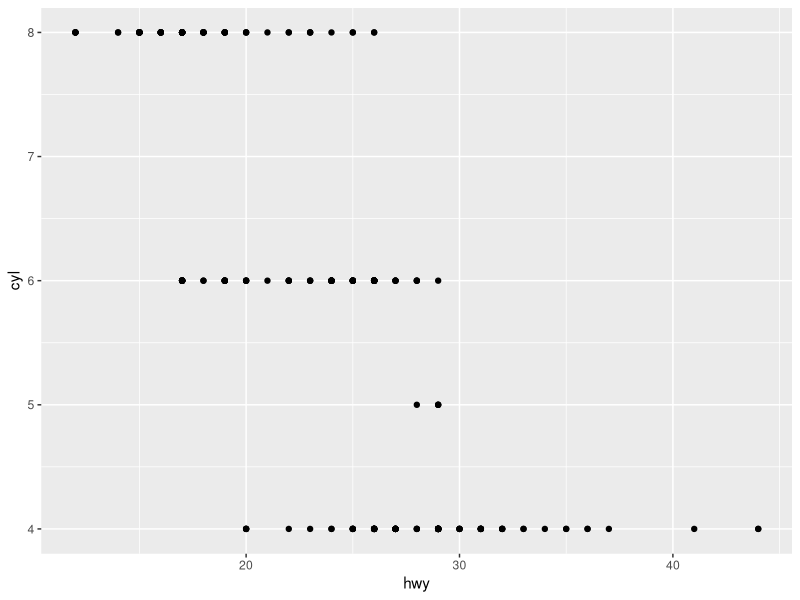
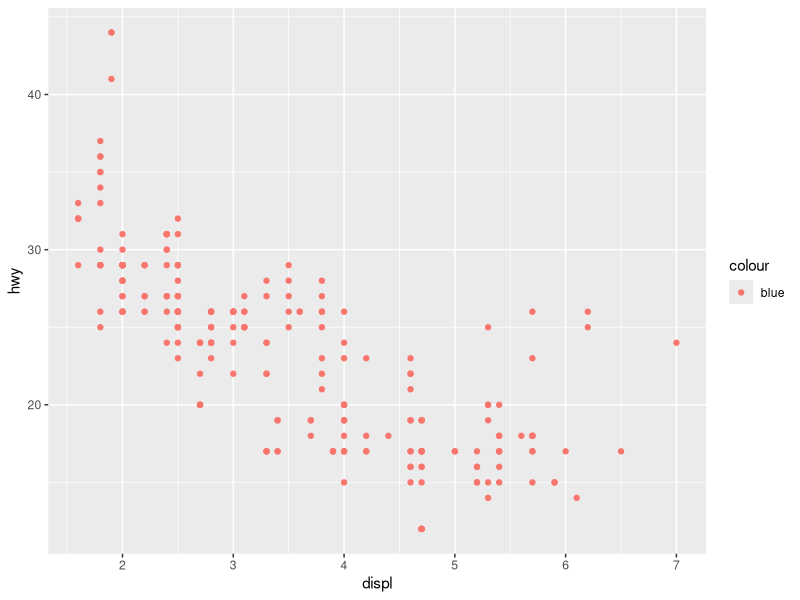
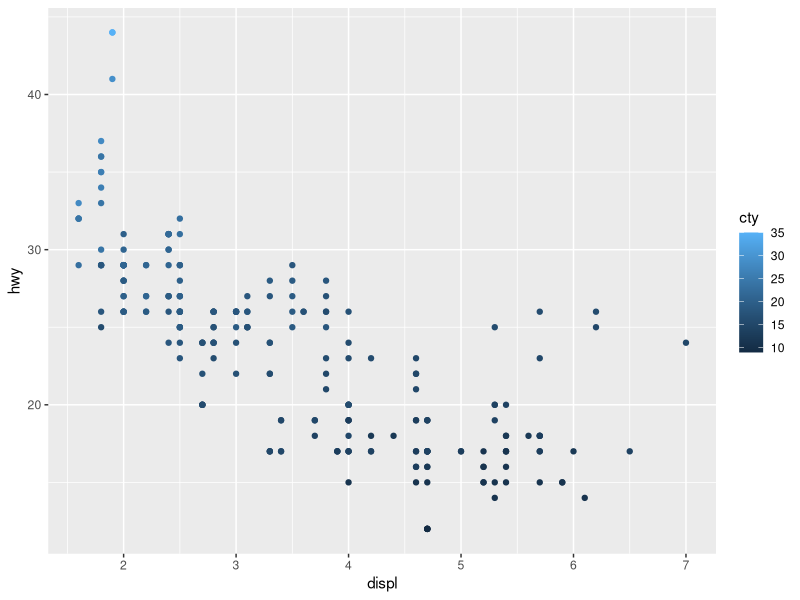
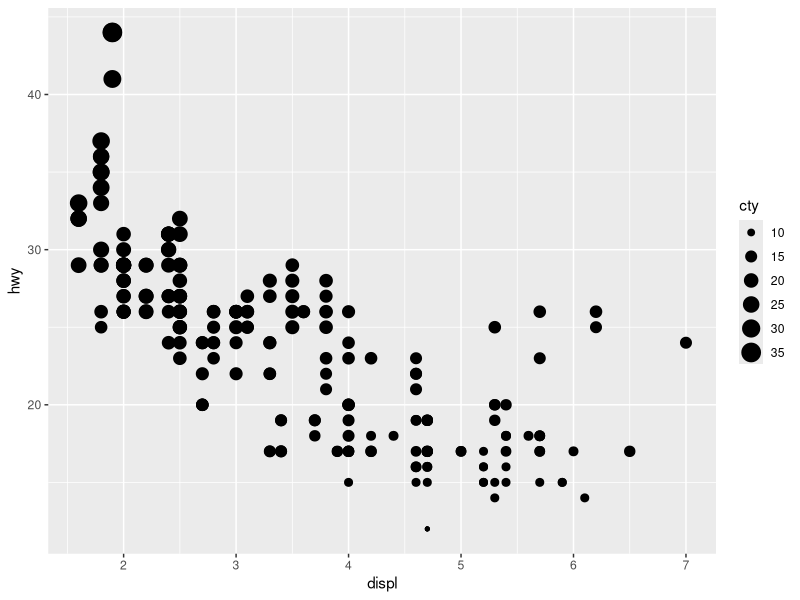

Reproduce these figures in R, in order.
## ---- chunk 1
library(tidyverse)
## ---- chunk 2
ggplot(mpg, aes(x = hwy, y = cyl)) + geom_point()
## ---- chunk 3
ggplot(data = mpg) +
      geom_point(mapping = aes(x = displ, y = hwy, color = "blue"))
## ---- chunk 4
ggplot(mpg) + geom_point(aes(x = displ, y = hwy, color = cty))
ggplot(mpg) + geom_point(aes(x = displ, y = hwy, size = cty))
